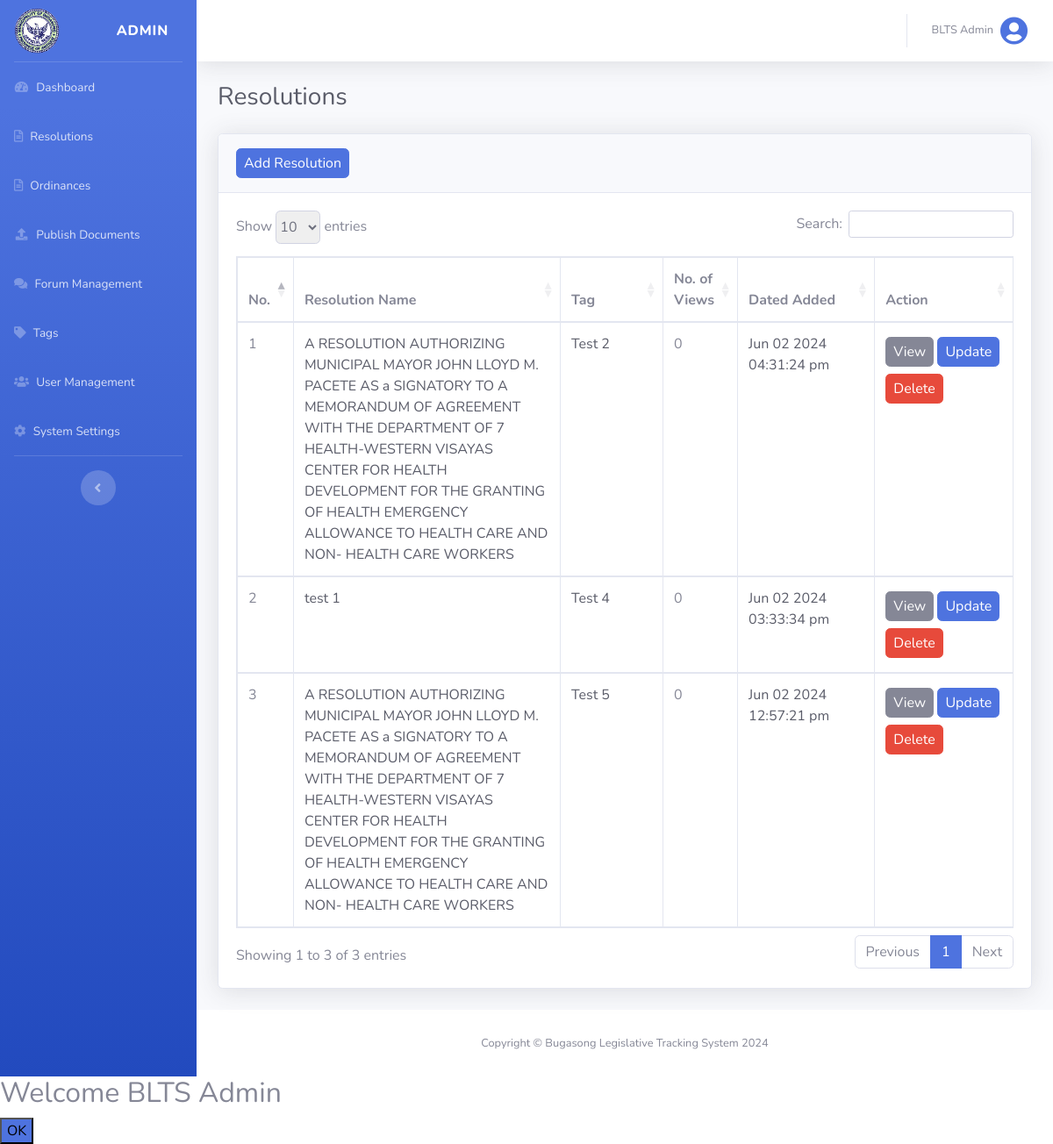
The page /views/admin_resolution.php?manage (signed in) on the database as committed earlier.
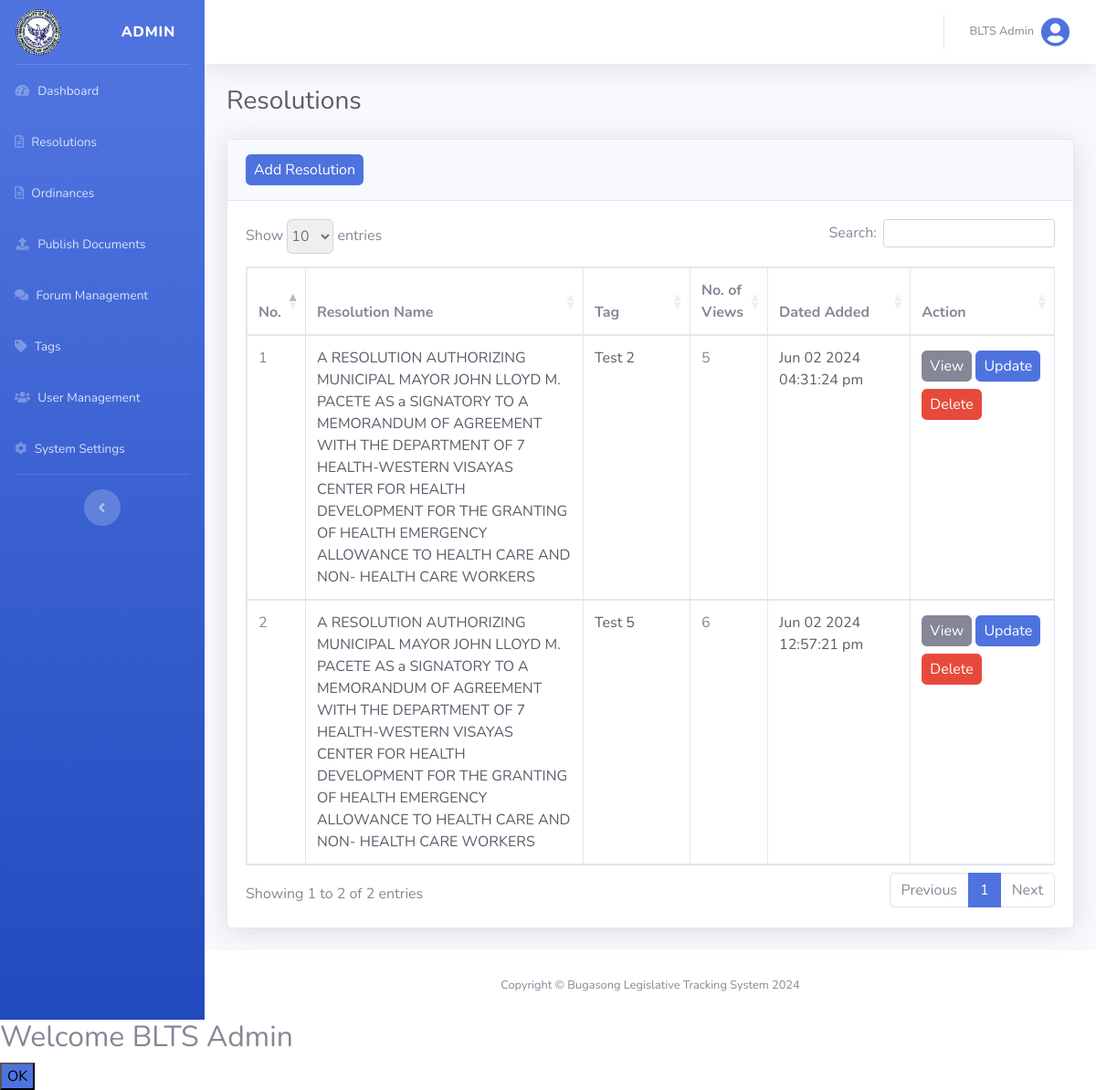
The same page on the database as committed later.
### tables this page shows
CREATE TABLE `resolutions` (
  `resolution_id` int(255) NOT NULL,
  `user_id` int(255) NOT NULL,
  `tag_id` int(255) NOT NULL,
  `title` longtext NOT NULL,
  `resolutionNo` varchar(255) NOT NULL,
  `whereasClauses` longtext NOT NULL,
  `resolvingClauses` longtext NOT NULL,
  `optionalClauses` longtext NOT NULL,
  `approvalDetails` longtext NOT NULL,
  `file` varchar(255) NOT NULL,
  `date_added` datetime NOT NULL DEFAULT current_timestamp(),
  `status` int(255) NOT NULL DEFAULT 0
);

CREATE TABLE `tags` (
  `tag_id` int(255) NOT NULL,
  `tag_name` varchar(255) NOT NULL,
  `date_added` datetime NOT NULL DEFAULT current_timestamp()
);

### config/functions.php (called while the page is built, shortened)
<?php
function isAdmin()
{
    return isset($_SESSION['user_type']) && $_SESSION['user_type'] === 'admin';
}
function getAllResolutionsDesc($limit)
{
    return findAll('resolutions', 'resolution_id', 'DESC', $limit);
}
function getTagByID($id)
{
    return find('tags', ['tag_id' => $id]);
}
function getResolutionViewCount($resolution_id)
{
    global $conn;
    $query = "
        SELECT
            o.resolution_id,
            COUNT(dv.document_id) AS view_count
        FROM
            resolutions o
        LEFT JOIN
            document_views dv
        ON
            o.resolution_id = dv.document_id
        WHERE
            o.resolution_id = ?
        GROUP BY
            o.resolution_id;
    ";
    $stmt = mysqli_prepare($conn, $query);
    mysqli_stmt_bind_param($stmt, "i", $resolution_id);
    mysqli_stmt_execute($stmt);
    $result = mysqli_stmt_get_result($stmt);
    $row = mysqli_fetch_assoc($result);
    if ($row) {
        return $row['view_count'];
    } else {
        return 0;
    }
}

### config/database.php (called while the page is built, shortened)
<?php
$host = "localhost";
$username = "root";
$password = "";
$database = "blts";
$conn = mysqli_connect($host, $username, $password, $database);
function find($table, $conditions)
{
    global $conn;
    $sql = "SELECT * FROM $table WHERE ";
    $params = [];
    foreach ($conditions as $column => $value) {
        $sql .= "$column = ? AND ";
        $params[] = $value;
    }
    $sql = substr($sql, 0, -4);
    $stmt = mysqli_prepare($conn, $sql);
    $types = str_repeat("s", count($params));
    $stmt->bind_param($types, ...$params);
    $stmt->execute();
    $result = $stmt->get_result();
    return $result->fetch_assoc();
}
function findAll($table, $orderBy = null, $direction = 'ASC', $limit = null)
{
    global $conn;
    $sql = "SELECT * FROM $table";
    if ($orderBy === 'RAND()') {
        $sql .= " ORDER BY RAND()";
    } elseif ($orderBy) {
        $sql .= " ORDER BY $orderBy $direction";
    }
    $result = mysqli_query($conn, $sql);
    return mysqli_fetch_all($result, MYSQLI_ASSOC);
}

### views/admin_resolution.php (the view, shortened to what the changed rows need)
<?php
@include('header.php');
?>
<div id="content-wrapper" class="d-flex flex-column">
    <div id="content">
        <?php if (isAdmin()) : ?>
            <div class="container-fluid">
                <div class="d-sm-flex align-items-center justify-content-between mb-4">
                    <h1 class="h3 mb-0 text-gray-800">Resolutions</h1>
                </div>
                <div class="card shadow mb-4">
                    <div class="card-header py-3">
                        <?php if (isset($_GET['manage'])) : ?>
                            <a href="admin_add_resolution.php" class="btn btn-primary px-2 py-1">Add Resolution</a>
                        <?php endif; ?>
                    </div>
                    <div class="card-body">
                        <div class="table-responsive">
                            <table class="table table-bordered" id="dataTable1" width="100%" cellspacing="0">
                                <thead>
                                    <tr>
                                        <th style="width: 5%;">No.</th>
                                        <th style="width: 40%;">Resolution Name</th>
                                        <th style="width: 15%;">Tag</th>
                                        <th>No. of Views</th>
                                        <th style="width: 20%;">Dated Added</th>
                                        <th style="width: 20%;"><?php if (isset($_GET['publish'])) : ?>Status<?php endif; ?><?php if (isset($_GET['manage'])) : ?>Action<?php endif; ?></th>
                                    </tr>
                                </thead>
                                <tbody>
                                    <?php $count = 1; ?>
                                    <?php foreach (getAllResolutionsDesc(null) as $resolution) :  ?>
                                        <tr>
                                            <td><?php echo $count++; ?></td>
                                            <td class="text-gray-800"><?php echo $resolution['title']; ?></td>
                                            <td class="text-gray-800"><?php echo isset(getTagByID($resolution['tag_id'])['tag_name']) ? getTagByID($resolution['tag_id'])['tag_name'] : ''; ?></td>
                                            <td>
                                                <?php echo getResolutionViewCount($resolution['resolution_id']); ?>
                                            </td>
                                            <td class="text-gray-800"><?php echo date('M d Y h:i:s a', strtotime($resolution['date_added'])); ?></td>
                                            <td>
                                                <?php if (isset($_GET['manage'])) : ?>
                                                    <a href="view_resolution.php?resolution_id=<?php echo $resolution['resolution_id']; ?>" class="btn btn-secondary px-2 py-1 my-1">View</a>
                                                    <a href="admin_update_resolution.php?resolution_id=<?php echo $resolution['resolution_id']; ?>" class="btn btn-primary px-2 py-1 my-1">Update</a>
                                                    <a href="../actions/admin_delete.php?delete_resolution=delete&resolution_id=<?php echo $resolution['resolution_id']; ?>" class="btn btn-danger px-2 py-1 my-1 delete">Delete</a>
                                                <?php endif; ?>
                                            </td>
                                        </tr>
                                    <?php endforeach; ?>
                                </tbody>
                            </table>
                        </div>
                    </div>
                </div>
            </div>
        <?php else : redirect('dashboard', ''); ?>
        <?php endif; ?>
    </div>
</div>
<?php
@include('footer.php');
?>

Rows that differ between the two databases and show on the page:
removed resolutions: title "test 1", tag.tag_name "Test 4", resolution_id "0", date_added "Jun 02 2024 03:33:34 pm"
computed for resolutions "Jun 02 2024 04:31:24 pm": resolution_id "0" → "5"
changed resolutions "Jun 02 2024 12:57:21 pm": resolution_id "0" → "6"
Other text that changed with them:
text written by a page script: "Show entries Search: Showing 1 to 3 of 3 entries Previous 1 Next" → "Show entries Search: Showing 1 to 2 of 2 entries Previous 1 Next"
